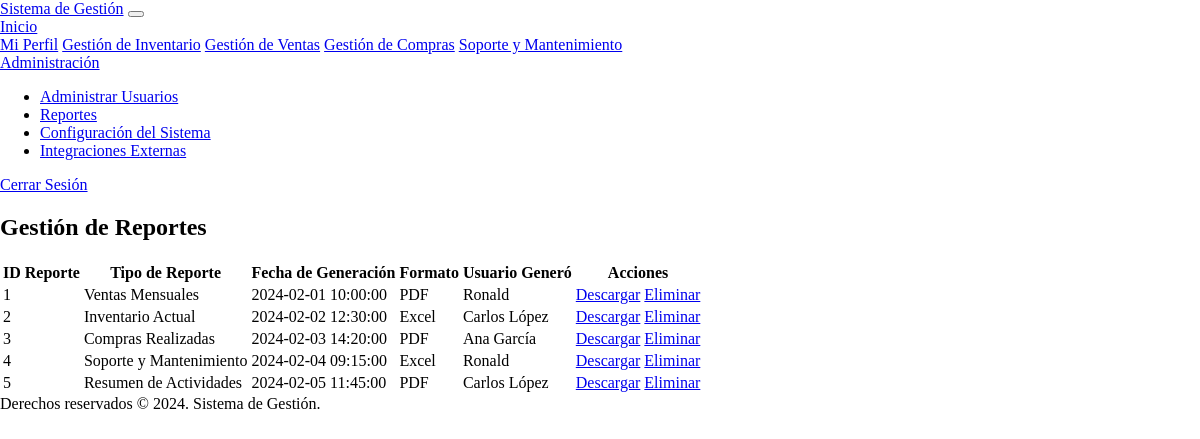
The app's page /reportes.php (signed in) with its own data.
### tables this page shows
CREATE TABLE Reportes (
    id_reporte INT AUTO_INCREMENT PRIMARY KEY,
    tipo_reporte VARCHAR(50),          
    fecha_generacion DATETIME,          
    usuario_genero INT,                 
    formato_reporte VARCHAR(10),        
    FOREIGN KEY (usuario_genero) REFERENCES Usuarios(id_usuario)
);

CREATE TABLE Usuarios (
    id_usuario INT AUTO_INCREMENT PRIMARY KEY,
    nombre VARCHAR(100),
    correo_electronico VARCHAR(100) UNIQUE,
    contrasena VARCHAR(255),
    rol ENUM('Administrador', 'Usuario', 'Empleado'),
    estado ENUM('Activo', 'Inactivo'),
    fecha_creacion DATETIME
);

### reportes.php (the view, shortened to what this page needs)
<?php
include('header.php');
require_once 'config.php';
$user_role = $_SESSION['user_role'] ?? null;
$user_id = $_SESSION['user_id'] ?? null;
$can_view_all_reports = ($user_role == 'Empleado' || $user_role == 'Administrador');
$can_delete_reports = ($user_role == 'Administrador');
$report_query = "SELECT R.id_reporte, R.tipo_reporte, R.fecha_generacion, R.formato_reporte, U.nombre AS usuario_genero
                 FROM Reportes R
                 JOIN Usuarios U ON R.usuario_genero = U.id_usuario";
$report_query .= $can_view_all_reports ? "" : " WHERE R.usuario_genero = $user_id";
$report_result = $conn->query($report_query);
?>
<div class="container mt-5">
    <h2>Gestión de Reportes</h2>
    <table class="table table-bordered">
        <thead>
            <tr>
                <th>ID Reporte</th>
                <th>Tipo de Reporte</th>
                <th>Fecha de Generación</th>
                <th>Formato</th>
                <th>Usuario Generó</th>
                <th>Acciones</th>
            </tr>
        </thead>
        <tbody>
            <?php if ($report_result->num_rows > 0): ?>
                <?php while ($row = $report_result->fetch_assoc()): ?>
                    <tr>
                        <td><?php echo $row['id_reporte']; ?></td>
                        <td><?php echo $row['tipo_reporte']; ?></td>
                        <td><?php echo $row['fecha_generacion']; ?></td>
                        <td><?php echo $row['formato_reporte']; ?></td>
                        <td><?php echo $row['usuario_genero']; ?></td>
                        <td>
                            <a href="descargar_reporte.php?id_reporte=<?php echo $row['id_reporte']; ?>" class="btn btn-primary btn-sm">Descargar</a>
                            <?php if ($can_delete_reports): ?>
                                <a href="reportes.php?delete=<?php echo $row['id_reporte']; ?>" class="btn btn-danger btn-sm" onclick="return confirm('¿Estás seguro de que deseas eliminar este reporte?');">Eliminar</a>
                            <?php endif; ?>
                        </td>
                    </tr>
                <?php endwhile; ?>
            <?php else: ?>
                <tr>
                    <td colspan="6" class="text-center">No se encontraron reportes.</td>
                </tr>
            <?php endif; ?>
        </tbody>
    </table>
</div>
<?php
include('footer.php');
?>

### index.css (style rules this page uses)
html, body { height: 100%; margin: 0; display: flex; flex-direction: column; }

### records on screen
reportes: id_reporte "1", tipo_reporte "Ventas Mensuales", fecha_generacion "2024-02-01 10:00:00", formato_reporte "PDF", usuario_genero.nombre "Ronald"
reportes: id_reporte "2", tipo_reporte "Inventario Actual", fecha_generacion "2024-02-02 12:30:00", formato_reporte "Excel", usuario_genero.nombre "Carlos López"
reportes: id_reporte "3", tipo_reporte "Compras Realizadas", fecha_generacion "2024-02-03 14:20:00", formato_reporte "PDF", usuario_genero.nombre "Ana García"
reportes: id_reporte "4", tipo_reporte "Soporte y Mantenimiento", fecha_generacion "2024-02-04 09:15:00", formato_reporte "Excel", usuario_genero.nombre "Ronald"
reportes: id_reporte "5", tipo_reporte "Resumen de Actividades", fecha_generacion "2024-02-05 11:45:00", formato_reporte "PDF", usuario_genero.nombre "Carlos López"
